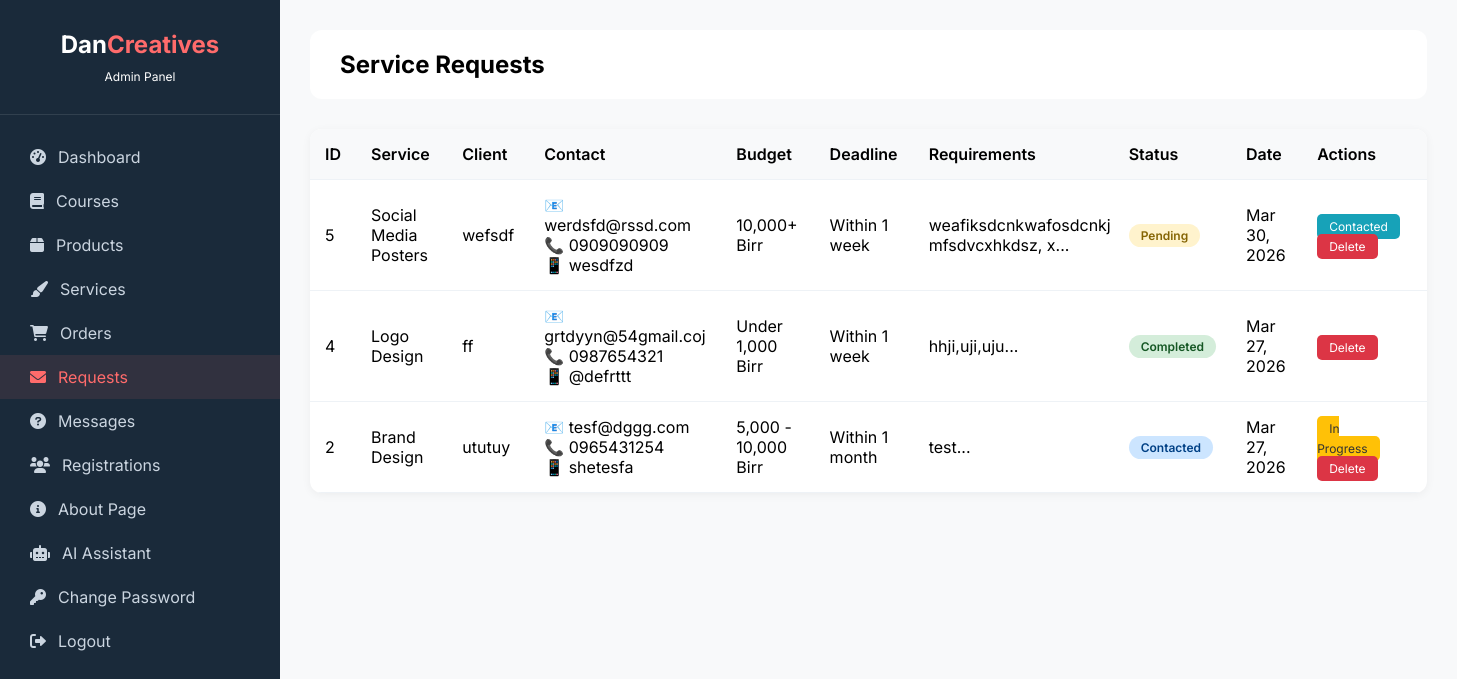
/admin/view-requests.php (signed in), run on the app's committed database.
### tables this page shows
CREATE TABLE `service_requests` (
  `id` int(11) NOT NULL AUTO_INCREMENT,
  `service_id` int(11) DEFAULT NULL,
  `service_name` varchar(200) DEFAULT NULL,
  `customer_name` varchar(100) NOT NULL,
  `customer_email` varchar(100) NOT NULL,
  `customer_phone` varchar(50) NOT NULL,
  `customer_telegram` varchar(100) DEFAULT NULL,
  `requirements` text DEFAULT NULL,
  `budget` varchar(100) DEFAULT NULL,
  `deadline` varchar(100) DEFAULT NULL,
  `status` enum('pending','contacted','in_progress','completed') DEFAULT 'pending',
  `created_at` timestamp NOT NULL DEFAULT current_timestamp(),
  PRIMARY KEY (`id`),
  KEY `service_id` (`service_id`),
  CONSTRAINT `service_requests_ibfk_1` FOREIGN KEY (`service_id`) REFERENCES `services` (`id`) ON DELETE SET NULL
);

### admin/view-requests.php (the view, shortened to what this page needs)
<?php
require_once '../config.php';
$requests = $conn->query("SELECT * FROM service_requests ORDER BY id DESC");
?>
<!DOCTYPE html>
<html lang="en">
<head>
    <link rel="stylesheet" href="https://cdnjs.cloudflare.com/ajax/libs/font-awesome/6.0.0-beta3/css/all.min.css">
</head>
<body>
    <div class="admin-container">
        <div class="sidebar">
            <div class="sidebar-header"><h3>Dan<span>Creatives</span></h3><p style="font-size:12px;margin-top:10px;">Admin Panel</p></div>
            <div class="sidebar-menu">
                <a href="dashboard.php"><i class="fas fa-tachometer-alt"></i> Dashboard</a>
                <a href="manage-courses.php"><i class="fas fa-book"></i> Courses</a>
                <a href="manage-products.php"><i class="fas fa-box"></i> Products</a>
                <a href="manage-services.php"><i class="fas fa-paint-brush"></i> Services</a>
                <a href="view-orders.php"><i class="fas fa-shopping-cart"></i> Orders</a>
                <a href="view-requests.php" class="active"><i class="fas fa-envelope"></i> Requests</a>
                <a href="manage-questions.php"><i class="fas fa-question-circle"></i> Messages</a>
                <a href="view-registrations.php"><i class="fas fa-users"></i> Registrations</a>
                <a href="manage-about.php"><i class="fas fa-info-circle"></i> About Page</a>
                <a href="ai-settings.php"><i class="fas fa-robot"></i> AI Assistant</a>
                <a href="change-password.php"><i class="fas fa-key"></i> Change Password</a>
                <a href="logout.php"><i class="fas fa-sign-out-alt"></i> Logout</a>
            </div>
        </div>
        <div class="main-content">
            <div class="top-bar"><h2>Service Requests</h2></div>
            <div class="requests-table">
                <table>
                    <thead>
                        <tr>
                            <th>ID</th><th>Service</th><th>Client</th><th>Contact</th><th>Budget</th><th>Deadline</th><th>Requirements</th><th>Status</th><th>Date</th><th>Actions</th>
                        </tr>
                    </thead>
                    <tbody>
                        <?php while($req = $requests->fetch_assoc()): ?>
                        <tr>
                            <td><?php echo $req['id']; ?></td>
                            <td><?php echo htmlspecialchars($req['service_name']); ?></td>
                            <td><?php echo htmlspecialchars($req['customer_name']); ?></td>
                            <td>
                                📧 <?php echo htmlspecialchars($req['customer_email']); ?><br>
                                📞 <?php echo htmlspecialchars($req['customer_phone']); ?><br>
                                📱 <?php echo htmlspecialchars($req['customer_telegram']); ?>
                            </td>
                            <td><?php echo htmlspecialchars($req['budget']); ?></td>
                            <td><?php echo htmlspecialchars($req['deadline']); ?></td>
                            <td style="max-width: 200px;"><?php echo htmlspecialchars(substr($req['requirements'], 0, 50)); ?>...</td>
                            <td>
                                <span class="status-badge status-<?php echo str_replace('_', '-', $req['status']); ?>">
                                    <?php echo ucfirst(str_replace('_', ' ', $req['status'])); ?>
                                </span>
                            </td>
                            <td><?php echo date('M d, Y', strtotime($req['created_at'])); ?></td>
                            <td class="action-buttons">
                                <?php if($req['status'] == 'pending'): ?>
                                    <a href="?status=contacted&id=<?php echo $req['id']; ?>" class="btn-contacted">Contacted</a>
                                <?php endif; ?>
                                <?php if($req['status'] == 'contacted'): ?>
                                    <a href="?status=in_progress&id=<?php echo $req['id']; ?>" class="btn-progress">In Progress</a>
                                <?php endif; ?>
                                <a href="?delete=<?php echo $req['id']; ?>" class="btn-delete" onclick="return confirm('Delete this request?')">Delete</a>
                            </td>
                        </tr>
                        <?php endwhile; ?>
                    </tbody>
                </table>
            </div>
        </div>
    </div>
</body>
</html>

### admin/view-requests.php (style rules this page uses)
* { margin: 0; padding: 0; box-sizing: border-box; }
body { font-family: 'Inter', sans-serif; background: #f8f9fa; }
.admin-container { display: flex; min-height: 100vh; }
.sidebar { width: 280px; background: #1a2a3a; color: white; position: fixed; height: 100vh; overflow-y: auto; }
.sidebar-header { padding: 30px; text-align: center; border-bottom: 1px solid rgba(255,255,255,0.1); }
.sidebar-header h3 { font-size: 24px; }
.sidebar-header span { color: #ff6b6b; }
.sidebar-menu { padding: 20px 0; }
.sidebar-menu a { display: flex; align-items: center; gap: 12px; padding: 12px 30px; color: #cbd5e0; text-decoration: none; transition: 0.3s; }
.sidebar-menu a:hover, .sidebar-menu a.active { background: rgba(255,107,107,0.1); color: #ff6b6b; }
.main-content { margin-left: 280px; flex: 1; padding: 30px; }
.top-bar { background: white; padding: 20px 30px; border-radius: 12px; margin-bottom: 30px; }
.requests-table { background: white; border-radius: 12px; overflow-x: auto; box-shadow: 0 2px 10px rgba(0,0,0,0.05); }
table { width: 100%; border-collapse: collapse; }
th, td { padding: 15px; text-align: left; border-bottom: 1px solid #eef2f6; }
th { background: #f8f9fa; font-weight: 600; }
.status-badge { padding: 4px 12px; border-radius: 20px; font-size: 12px; font-weight: 600; display: inline-block; }
.status-pending { background: #fff3cd; color: #856404; }
.status-contacted { background: #cce5ff; color: #004085; }
.status-completed { background: #d4edda; color: #155724; }
.action-buttons a { margin-right: 10px; text-decoration: none; padding: 5px 12px; border-radius: 5px; font-size: 12px; }
.btn-contacted { background: #17a2b8; color: white; }
.btn-progress { background: #ffc107; color: #333; }
.btn-delete { background: #dc3545; color: white; }

### data on the page
service_requests: id "5", service_name "Social Media Posters", customer_name "wefsdf", customer_email "werdsfd@rssd.com", customer_phone "0909090909", customer_telegram "wesdfzd", budget "10,000+ Birr", deadline "Within 1 week", requirements "weafiksdcnkwafosdcnkj mfsdvcxhkdsz, x", status "Pending", created_at "Mar 30, 2026"
service_requests: id "4", service_name "Logo Design", customer_name "ff", customer_email "grtdyyn@54gmail.coj", customer_phone "0987654321", customer_telegram "@defrttt", budget "Under 1,000 Birr", deadline "Within 1 week", requirements "hhji,uji,uju", status "Completed", created_at "Mar 27, 2026"
service_requests: id "2", service_name "Brand Design", customer_name "ututuy", customer_email "tesf@dggg.com", customer_phone "0965431254", customer_telegram "shetesfa", budget "5,000 - 10,000 Birr", deadline "Within 1 month", requirements "test", status "Contacted", created_at "Mar 27, 2026"
